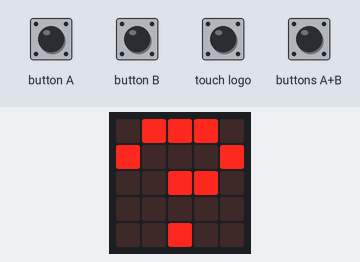
A program run on a simulated BBC micro:bit (MakeCode). On the bench: the board's 5×5 LED display. Inputs (shaded band) come from the test bench. The 48×5 strip is a reading aid, not a part: it shows the text the display is scrolling, unrolled, one strip-width of it at a time.

Above: at 5.5 s.
At 7.7 s:
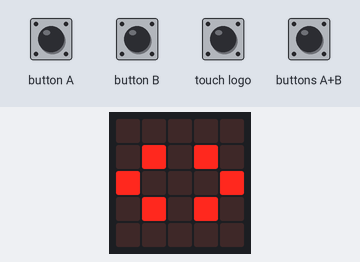
7.8 s: buttons A+B pressed for 0.15 s
At 8.5 s:
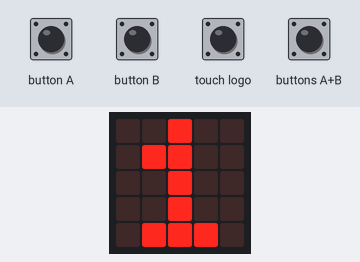
At 19.3 s:
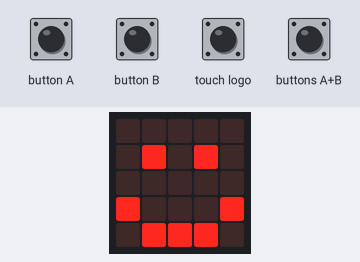

The program:

main.ts
```typescript
/**
 * Na pág. 216 item 6, nossa sugestão é utilizar o bloco NO LOGOTIPO PRESSIONADO. Caso você esteja utilizando a micro:bit v1, esta funcionalidade não estará disponível, então você pode substituir NO LOGOTIPO PRESSIONADO pelo bloco EM AGITAR.
 */
function adivinhar_numero () {
    tentativas += 1
    palpite = Math.round((de + ate) / 2)
    basic.showNumber(palpite)
    basic.showString("?")
    basic.showLeds(`
        . . . . .
        . # . # .
        # . . . #
        . # . # .
        . . . . .
        `)
}
input.onLogoEvent(TouchButtonEvent.Pressed, function () {
    de = 1
    ate = 100
    tentativas = 0
    basic.showString("#?")
    adivinhar_numero()
})
input.onButtonPressed(Button.A, function () {
    ate = palpite - 1
    adivinhar_numero()
})
input.onButtonPressed(Button.AB, function () {
    basic.clearScreen()
    basic.showNumber(tentativas)
    basic.showString("tentativas")
    basic.showIcon(IconNames.Happy)
})
input.onButtonPressed(Button.B, function () {
    de = palpite + 1
    adivinhar_numero()
})
let palpite = 0
let tentativas = 0
let ate = 0
let de = 0
de = 1
ate = 100
tentativas = 0
basic.showString("#?")
adivinhar_numero()
```

test.ts
```typescript
// testes vão aqui; isto não será compilado quando este pacote for usado como uma extensão.
```

Measured:
- after the input at 7.8 s, the display: changes after 0.15 s (image 2)
- what the display in image 0 shows lasts 0.8 s, from 5.4 s to 6.2 s
